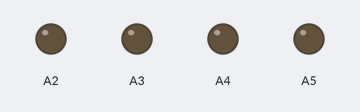
The sketch below on a simulated Arduino Uno, built with avr-gcc and run on an emulated ATmega328P. Shown: output pins drawn as LEDs (lit = HIGH).

Above: at 0.1 s.
At 2.1 s:
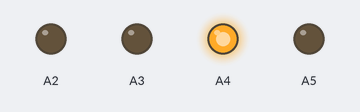
At 4.1 s:
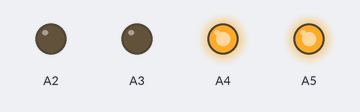
Timing chart, 0 to 5.6 s (numbered marks = the images above):
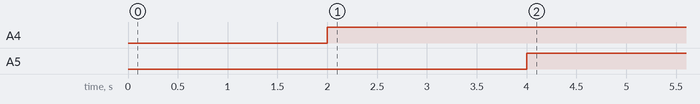

Measured:
- by itself, A4: LOW → HIGH at 2.0 s
- by itself, A5: LOW → HIGH at 4.0 s

The sketch:

pwm_led_fade.ino
```cpp
void setup(){

  pinMode(A2,OUTPUT);

}

void loop(){

  analogWrite(A3, 64);  // 25% brightness
  delay(2000);
  analogWrite(A4, 128); // 50% brightness
  delay(2000);
  analogWrite(A5, 255); // 100% brightness
  delay(2000);

}
```
